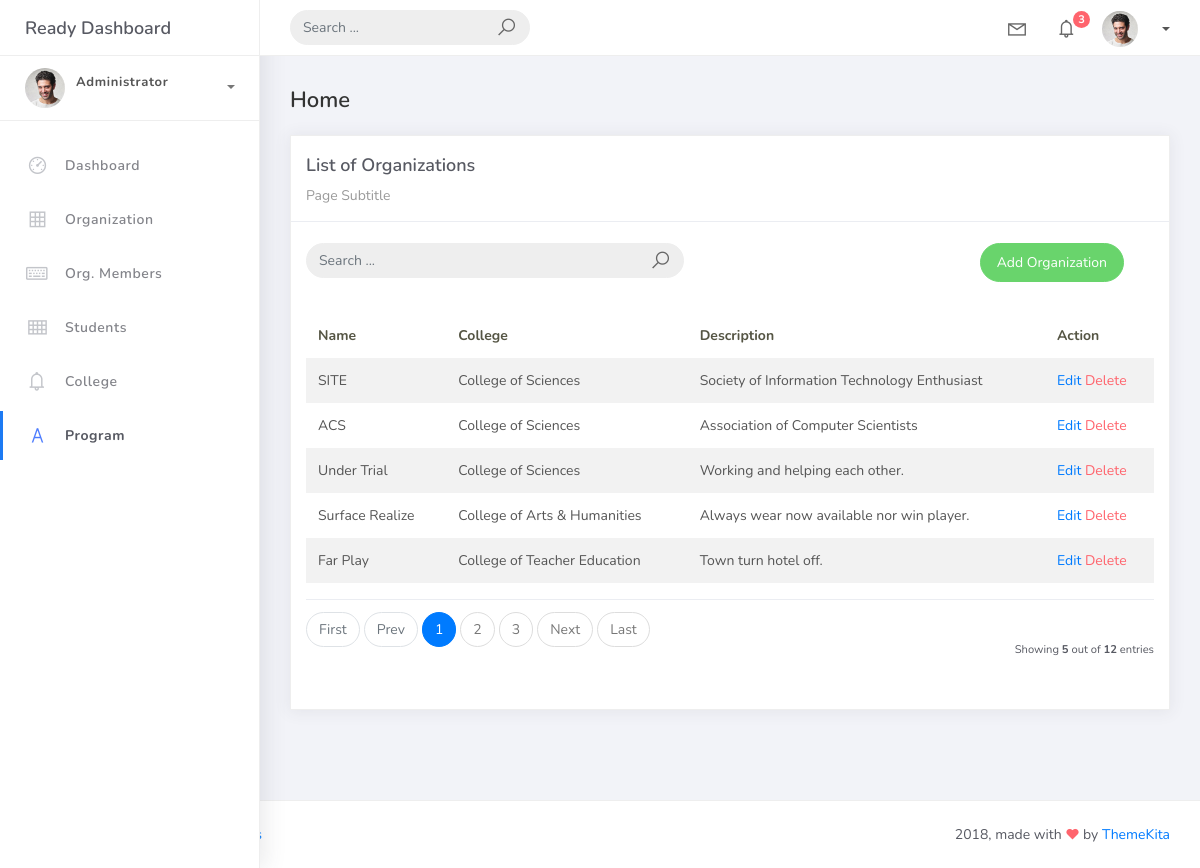
Screenshot of /organization_list with the database file from the repository.
### studentorg/models.py (models this page shows, shortened)
class BaseModel(models.Model):
    created_at = models.DateTimeField(auto_now_add=True, db_index=True)
    updated_at = models.DateTimeField(auto_now=True)
    class Meta:
        abstract = True

class Organization(BaseModel):
    name = models.CharField(max_length=250)
    college = models.ForeignKey(College, null=True, blank=True, on_delete=models.CASCADE)
    description = models.CharField(max_length=500)

class College(BaseModel):
    college_name = models.CharField(max_length=150)
    def __str__(self):
        return self.college_name

### studentorg/views.py (the view)
# urls.py: path('organization_list', OrganizationList.as_view(), name='organization-list'),
class OrganizationList(ListView):
    model = Organization
    context_object_name = 'organization'
    template_name = 'org_list.html'
    paginate_by = 5
    def get_queryset(self):
        qs = super().get_queryset()
        query = self.request.GET.get('q')
        if query:
            qs = qs.filter(
                Q(name__icontains=query) |
                Q(description__icontains=query)
            )
        return qs

### templates/org_list.html (shortened to what this page needs)
{% extends 'base.html' %} {% load static %} {% block content %}
<div class="content">
    <div class="container-fluid">
        <h4 class="page-title">Home</h4>
        <div class="row">
            <div class="col-md-12">
                <div class="card">
                    <div class="card-header">
                        <div class="card-title">List of Organizations</div>
                        <div class="card-category">Page Subtitle</div>
                    </div>
                    <br />
                        <div class="col-md-12 row">
                            <div class="col-md-6">
                                <form class="navbar-left navbar-form nav-search mr-md-3" action="{% url 'organization-list' %}">
                                    <div class="input-group">
                                        <input type="text" placeholder="Search ..." class="form-control" name="q" />
                                        <div class="input-group-append">
                                            <span class="input-group-text">
                                                <i class="la la-search search-icon"></i>
                                            </span>
                                        </div>
                                    </div>
                                </form>
                            </div>
                            <div class="col-md-6">
                                <div class="pull-right">
                                    <a href="{% url 'organization-add' %}" class="btn btn-success btn-rounded">Add Organization</a>
                                    </div>
                                </div>
                            </div>
                    <div class="card-body">
                        <table class="table table-striped mt-3">
                            <thead>
                                <tr>
                                    <th scope="col">Name</th>
                                    <th scope="col">College</th>
                                    <th scope="col">Description</th>
                                    <th scope="col">Action</th>
                                </tr>
                            </thead>
                            <tbody>
                                {% for object in object_list %}
                                <tr>
                                    <td>{{ object.name }}</td>
                                    <td>{{ object.college }}</td>
                                    <td>{{ object.description }}</td>
                                    <td>
                                        <a href="organization_list/{{ object.id }}">Edit</a>
                                        <a href="organization_list/{{ object.id }}/delete" class="text-danger">Delete</a>
                                    </td>
                                </tr>
                                {% endfor %}
                            </tbody>
                        </table>
                        {% include 'includes/pagination.html' %}
                    </div>
                </div>
            </div>
        </div>
    </div>
</div>
{% endblock %}

### rows the page displays
Organization: name "SITE", college "College of Sciences", description "Society of Information Technology Enthusiast"
Organization: name "ACS", college "College of Sciences", description "Association of Computer Scientists"
Organization: name "Under Trial", college "College of Sciences", description "Working and helping each other."
Organization: name "Surface Realize", college "College of Arts & Humanities", description "Always wear now available nor win player."
Organization: name "Far Play", college "College of Teacher Education", description "Town turn hotel off."

### other values shown
{{ page_num }} "1"
{{ page_num }} "2" "3"
{{ object_list.count }} "5"
{{ paginator.count }} "12"
